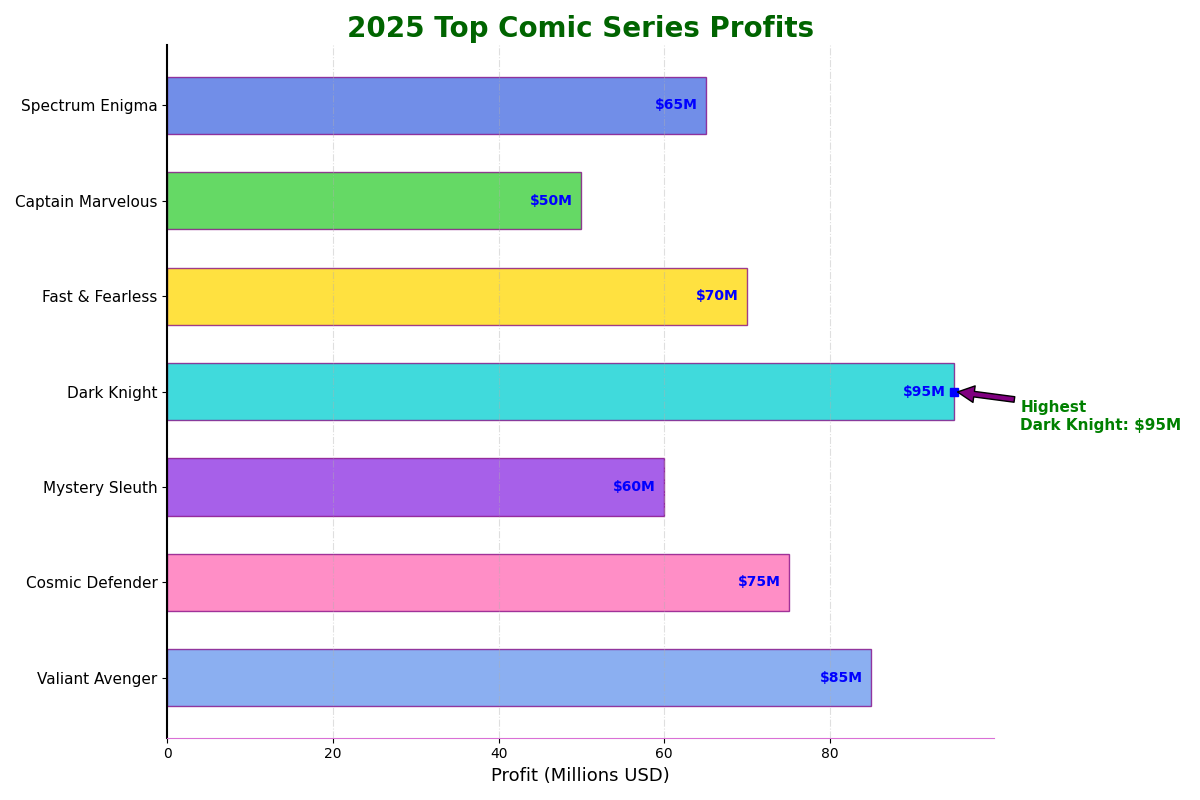

The Python source for this figure:
import matplotlib.pyplot as plt
import numpy as np

comic_series = [
    'Valiant Avenger',
    'Cosmic Defender',
    'Mystery Sleuth',
    'Dark Knight',
    'Fast & Fearless',
    'Captain Marvelous',
    'Spectrum Enigma'
]
annual_profits = [85, 75, 60, 95, 70, 50, 65]

fig, ax = plt.subplots(figsize=(12, 8))

# New set of colors for the bars
colors = ['#6495ED', '#FF69B4', '#8A2BE2', '#00CED1', '#FFD700', '#32CD32', '#4169E1']

bars = ax.barh(np.arange(len(comic_series)), annual_profits, color=colors, edgecolor='purple', height=0.6, alpha=0.75)

for bar in bars:
    ax.annotate(f"${bar.get_width()}M", 
                 xy=(bar.get_width() - 1, bar.get_y() + bar.get_height() / 2),
                 va='center', ha='right', color='blue', fontsize=10, fontweight='bold')

ax.set_title('2025 Top Comic Series Profits', fontsize=20, fontweight='bold', color='darkgreen')
ax.set_xlabel('Profit (Millions USD)', fontsize=13)
ax.set_yticks(np.arange(len(comic_series)))
ax.set_yticklabels(comic_series, fontsize=11)

ax.grid(axis='x', linestyle='-.', alpha=0.4)

ax.spines['bottom'].set_color('orchid')
ax.spines['top'].set_visible(False)
ax.spines['left'].set_linewidth(1.5)
ax.spines['right'].set_visible(False)

max_profit = max(annual_profits)
max_profit_series = comic_series[annual_profits.index(max_profit)]

ax.plot([max_profit], [annual_profits.index(max_profit)], 'bs')
ax.annotate(f"Highest\n{max_profit_series}: ${max_profit}M",
             xy=(max_profit, annual_profits.index(max_profit)),
             xytext=(max_profit+8, annual_profits.index(max_profit)-0.4),
             arrowprops=dict(facecolor='purple', shrink=0.05),
             fontsize=11, color='green', fontweight='bold', ha='left')

plt.tight_layout()
plt.show()
